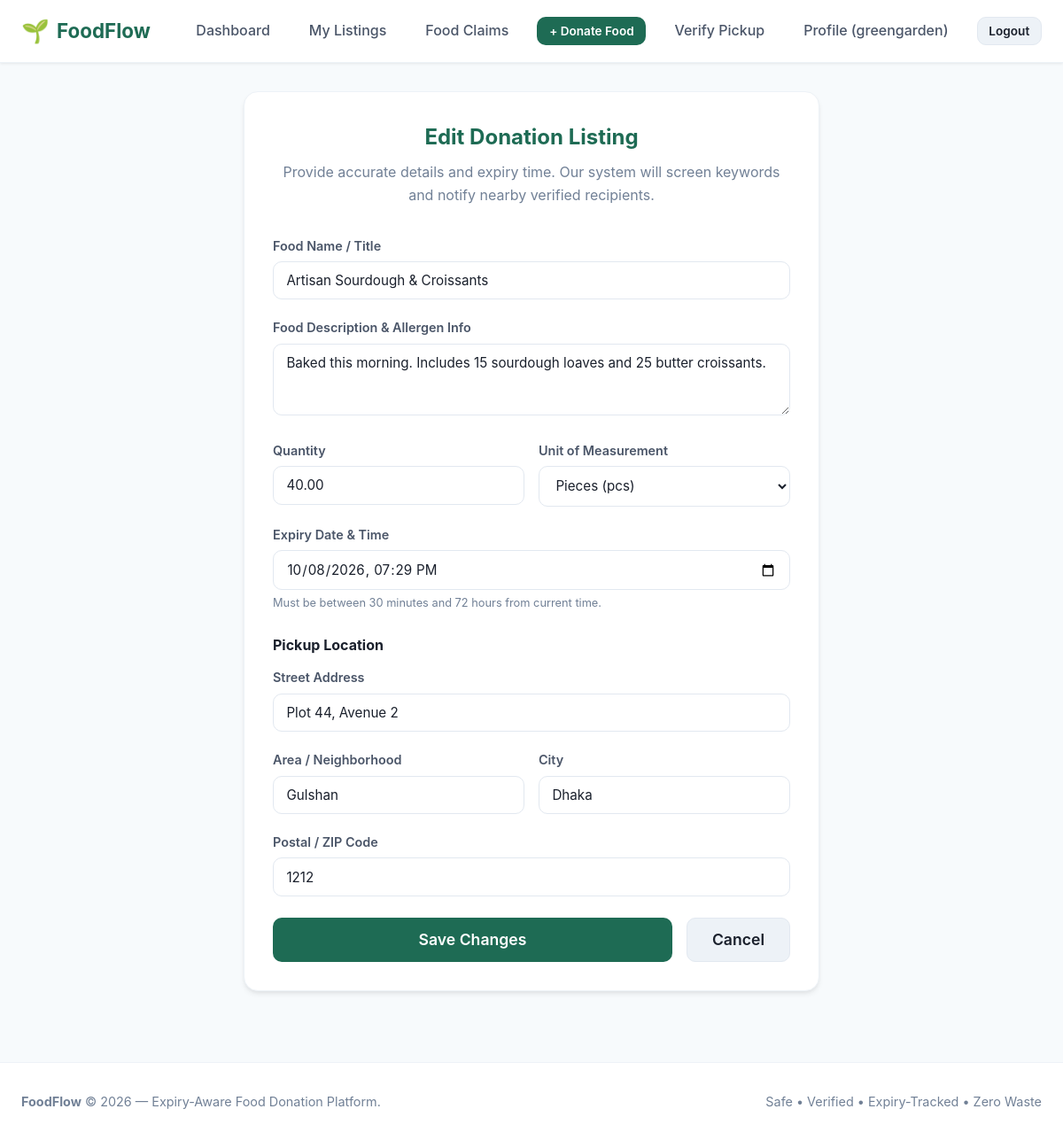
/donor/listings/2/edit/ (signed in), run on the app's committed database.
### accounts/models.py (models this page shows, shortened)
class User(AbstractUser):
    ROLE_DONOR = 'donor'
    ROLE_RECIPIENT = 'recipient'
    ROLE_CHOICES = [
        (ROLE_DONOR, 'Donor'),
        (ROLE_RECIPIENT, 'Recipient'),
    ]
    role = models.CharField(
        max_length=20,
        choices=ROLE_CHOICES,
        default=ROLE_RECIPIENT,
        help_text="Designates whether this user registers as a food Donor or Recipient."
    )
    phone = models.CharField(
        max_length=20,
        blank=True,
        null=True,
        help_text="Contact telephone number"
    )
    @property
    def is_donor(self):
        return self.role == self.ROLE_DONOR
    @property
    def is_recipient(self):
        return self.role == self.ROLE_RECIPIENT

### listings/models.py (models this page shows, shortened)
class FoodListing(models.Model):
    STATUS_AVAILABLE = 'available'
    STATUS_CLAIMED = 'claimed'
    STATUS_COMPLETED = 'completed'
    STATUS_EXPIRED = 'expired'
    STATUS_BLOCKED = 'blocked'
    STATUS_CHOICES = [
        (STATUS_AVAILABLE, 'Available'),
        (STATUS_CLAIMED, 'Claimed'),
        (STATUS_COMPLETED, 'Completed'),
        (STATUS_EXPIRED, 'Expired'),
        (STATUS_BLOCKED, 'Blocked'),
    ]
    donor = models.ForeignKey(
        'accounts.Donor',
        on_delete=models.CASCADE,
        related_name='listings'
    )
    location = models.ForeignKey(
        'locations.Location',
        on_delete=models.PROTECT,
        related_name='listings'
    )
    food_name = models.CharField(max_length=200, help_text="e.g. Cooked Rice & Curry, Fresh Apples, Bread Rolls")
    description = models.TextField(blank=True, null=True, help_text="Preparation details, ingredients, or dietary info")
    quantity = models.DecimalField(
        max_digits=8,
        decimal_places=2,
        validators=[MinValueValidator(Decimal('0.01'))],
        help_text="Total initial quantity"
    )
    unit = models.CharField(
        max_length=50,
        help_text="Units: portions, kg, boxes, packets, meals, litres"
    )
    expires_at = models.DateTimeField(
        db_index=True,
        help_text="Exact expiry deadline"
    )
    status = models.CharField(
        max_length=20,
        choices=STATUS_CHOICES,
        default=STATUS_AVAILABLE,
        db_index=True
    )
    created_at = models.DateTimeField(auto_now_add=True)
    updated_at = models.DateTimeField(auto_now=True)
    class Meta:
        verbose_name = "Food Listing"
        verbose_name_plural = "Food Listings"
        ordering = ['expires_at']

### locations/models.py (models this page shows, shortened)
class Location(models.Model):
    address = models.CharField(max_length=255, help_text="Street address or building details")
    area = models.CharField(max_length=100, db_index=True, help_text="Neighborhood or area name")
    city = models.CharField(max_length=100, db_index=True, help_text="City name")
    postal_code = models.CharField(max_length=20, blank=True, null=True, help_text="Postal / ZIP code")
    latitude = models.DecimalField(max_digits=9, decimal_places=6, null=True, blank=True)
    longitude = models.DecimalField(max_digits=9, decimal_places=6, null=True, blank=True)
    class Meta:
        verbose_name = "Location"
        verbose_name_plural = "Locations"
        indexes = [
            models.Index(fields=['area'], name='loc_area_idx'),
            models.Index(fields=['city'], name='loc_city_idx'),
        ]
        constraints = [
            models.UniqueConstraint(
                fields=['address', 'area', 'city', 'postal_code'],
                name='unique_location_address'
            )
        ]

### listings/views.py (the view)
# urls.py: path('donor/listings/<int:pk>/edit/', views.donor_listing_edit_view, name='donor_listing_edit'),
@login_required
@transaction.atomic
def donor_listing_edit_view(request, pk):
    if not request.user.is_donor:
        messages.error(request, "Access restricted to food donors.")
        return redirect('home')
    listing = get_object_or_404(
        FoodListing.objects.select_for_update(),
        pk=pk
    )
    if listing.donor.user != request.user and not request.user.is_staff:
        messages.error(request, "Unauthorized: You cannot edit someone else's listing.")
        return redirect('listings:donor_listings')
    if listing.status in [FoodListing.STATUS_COMPLETED, FoodListing.STATUS_EXPIRED]:
        messages.error(request, f"Cannot edit a listing that is {listing.get_status_display().lower()}.")
        return redirect('listings:donor_listing_detail', pk=listing.pk)
    if request.method == 'POST':
        form = FoodListingForm(request.POST, instance=listing)
        if form.is_valid():
            with transaction.atomic():
                location, _ = Location.objects.get_or_create(
                    address=form.cleaned_data['address'].strip(),
                    area=form.cleaned_data['area'].strip(),
                    city=form.cleaned_data['city'].strip(),
                    postal_code=form.cleaned_data.get('postal_code', '').strip() or None,
                )
                listing = form.save(commit=False)
                listing.location = location
                if listing.status in [
                    FoodListing.STATUS_AVAILABLE,
                    FoodListing.STATUS_CLAIMED,
                ]:
                    if listing.quantity_available > Decimal("0.00"):
                        listing.status = FoodListing.STATUS_AVAILABLE
                    elif listing.claims.filter(status="pending").exists():
                        listing.status = FoodListing.STATUS_CLAIMED
                    else:
                        listing.status = FoodListing.STATUS_COMPLETED
                listing.save()
                SafetyService.check_food_safety(listing)
                ExpiryService.update_expiry_tracker(listing)
                messages.success(request, f"Food listing '{listing.food_name}' updated successfully.")
                return redirect('listings:donor_listing_detail', pk=listing.pk)
        else:
            messages.error(request, "Please fix the errors below.")
    else:
        initial_data = {
            'address': listing.location.address,
            'area': listing.location.area,
            'city': listing.location.city,
            'postal_code': listing.location.postal_code or '',
            'expires_at': listing.expires_at.strftime('%Y-%m-%dT%H:%M')
        }
        form = FoodListingForm(instance=listing, initial=initial_data)
    return render(request, 'listings/listing_form.html', {'form': form, 'is_edit': True, 'listing': listing})

### listings/quantities.py (called while the page is built)
def normalize_unit(unit):
    key = str(unit or "").strip().lower()
    canonical = {value.lower(): value for value, label in UNIT_CHOICES if value}
    return ALIASES.get(key, canonical.get(key, key))

### notifications/views.py (called while the page is built)
def unread_notification_context(request):
    if request.user.is_authenticated and request.user.is_recipient and hasattr(request.user, 'recipient_profile'):
        count = Notification.objects.filter(recipient=request.user.recipient_profile, is_read=False).count()
        return {'unread_notifications_count': count}
    return {'unread_notifications_count': 0}

### templates/listings/listing_form.html (shortened to what this page needs)
{% extends 'base.html' %}
{% block content %}
<div class="form-card" style="max-width: 650px;">
    <h2 style="color: var(--green-700); margin-bottom: 0.5rem; text-align: center;">
        {% if is_edit %}Edit Donation Listing{% else %}Donate Surplus Food{% endif %}
    </h2>
    <p style="color: var(--grey-500); text-align: center; margin-bottom: 2rem;">
        Provide accurate details and expiry time. Our system will screen keywords and notify nearby verified recipients.
    </p>
    <form method="post" novalidate>
        <div class="form-group">
            <label class="form-label">Food Name / Title</label>
            {{ form.food_name }}
        </div>
        <div class="form-group">
            <label class="form-label">Food Description & Allergen Info</label>
            {{ form.description }}
        </div>
        <div class="form-row">
            <div class="form-group">
                <label class="form-label">Quantity</label>
                {{ form.quantity }}
            </div>
            <div class="form-group">
                <label class="form-label">Unit of Measurement</label>
                {{ form.unit }}
            </div>
        </div>
        <div class="form-group">
            <label class="form-label">Expiry Date & Time</label>
            {{ form.expires_at }}
            <p class="form-help">Must be between 30 minutes and 72 hours from current time.</p>
        </div>
        <h4 style="color: var(--ink); margin: 1.5rem 0 0.75rem;">Pickup Location</h4>
        <div class="form-group">
            <label class="form-label">Street Address</label>
            {{ form.address }}
        </div>
        <div class="form-row">
            <div class="form-group">
                <label class="form-label">Area / Neighborhood</label>
                {{ form.area }}
            </div>
            <div class="form-group">
                <label class="form-label">City</label>
                {{ form.city }}
            </div>
        </div>
        <div class="form-group">
            <label class="form-label">Postal / ZIP Code</label>
            {{ form.postal_code }}
        </div>
        <div style="display: flex; gap: 1rem; margin-top: 1.5rem;">
            <button type="submit" class="btn btn-primary btn-lg" style="flex: 1;">
                {% if is_edit %}Save Changes{% else %}Publish Donation Listing{% endif %}
            </button>
            {% if is_edit and listing %}
                <a href="{% url 'listings:donor_listing_detail' pk=listing.pk %}" class="btn btn-secondary btn-lg">Cancel</a>
            {% else %}
                <a href="{% url 'listings:donor_listings' %}" class="btn btn-secondary btn-lg">Cancel</a>
            {% endif %}
        </div>
    </form>
</div>
{% endblock %}

### templates/partials/navbar.html (shortened to what this page needs)
{% load static %}
<nav class="navbar">
    <div class="container navbar-container">
        <a href="{% url 'home' %}" class="brand">
            <span class="brand-icon">🌱</span>
            <span>FoodFlow</span>
        </a>
        <ul class="nav-links">
            {% if user.is_authenticated %}
            {% if user.is_donor %}
            <li><a href="{% url 'accounts:donor_dashboard' %}" class="nav-link">Dashboard</a></li>
            <li><a href="{% url 'listings:donor_listings' %}" class="nav-link">My Listings</a></li>
            <li><a href="{% url 'claims:my_claims' %}" class="nav-link">Food Claims</a></li>
            <li>
                {% if user.donor_profile.is_verified %}
                <a href="{% url 'listings:donor_listing_create' %}"
                   class="nav-link btn btn-primary btn-sm"
                   style="color: white;">
                    + Donate Food
                </a>
                {% endif %}
            </li>
            <li><a href="{% url 'claims:verify_pickup' %}" class="nav-link">Verify Pickup</a></li>
                {% endif %}
                <li><a href="{% url 'accounts:profile' %}" class="nav-link">Profile ({{ user.username }})</a></li>
                <li><a href="{% url 'accounts:logout' %}" class="nav-link btn btn-secondary btn-sm">Logout</a></li>
            {% endif %}
        </ul>
    </div>
</nav>

### static/css/styles.css (style rules this page uses)
:root { --green-700: #1E6B54; --green-600: #258568; --green-50: #EDF5F2; --amber-600: #B7791F; --amber-50: #FEFCF5; --red-600: #C53030; --red-50: #FFF5F5; --grey-500: #718096; --grey-100: #F7FAFC; --grey-200: #EDF2F7; --grey-300: #E2E8F0; --grey-700: #4A5568; --ink: #1A202C; --white: #FFFFFF; --container-max: 1200px; --radius-sm: 6px; --radius-md: 10px; --radius-lg: 16px; --shadow-sm: 0 1px 3px rgba(0,0,0,0.08); --shadow-md: 0 4px 6px -1px rgba(0,0,0,0.08), 0 2px 4px -1px rgba(0,0,0,0.04); --shadow-lg: 0 10px 15px -3px rgba(0,0,0,0.08), 0 4px 6px -2px rgba(0,0,0,0.04); --font-main: -apple-system, BlinkMacSystemFont, "Segoe UI", Roboto, Oxygen, Ubuntu, Cantarell, "Open Sans", "Helvetica Neue", sans-serif; }
*, *::before, *::after { box-sizing: border-box; margin: 0; padding: 0; }
body { font-family: var(--font-main); color: var(--ink); background-color: var(--grey-100); line-height: 1.6; min-height: 100vh; display: flex; flex-direction: column; }
a { color: var(--green-700); text-decoration: none; transition: color 0.2s ease; }
.container { width: 100%; max-width: var(--container-max); margin: 0 auto; padding: 0 1.5rem; }
.navbar { position: sticky; top: 0; z-index: 100; background-color: var(--white); border-bottom: 1px solid var(--grey-200); box-shadow: var(--shadow-sm); }
.navbar-container { display: flex; align-items: center; justify-content: space-between; height: 70px; }
.brand { display: flex; align-items: center; gap: 0.5rem; font-size: 1.4rem; font-weight: 700; color: var(--green-700); text-decoration: none; }
.brand-icon { font-size: 1.6rem; }
.nav-links { display: flex; align-items: center; list-style: none; gap: 1.25rem; }
.nav-link { font-weight: 500; color: var(--grey-700); padding: 0.5rem 0.75rem; border-radius: var(--radius-sm); transition: all 0.2s; text-decoration: none; position: relative; }
.btn { display: inline-flex; align-items: center; justify-content: center; gap: 0.5rem; padding: 0.65rem 1.25rem; font-size: 0.95rem; font-weight: 600; border-radius: var(--radius-md); border: 1px solid transparent; cursor: pointer; text-decoration: none; transition: all 0.2s ease; font-family: inherit; line-height: 1.2; }
.btn-primary { background-color: var(--green-700); color: var(--white); }
.btn-secondary { background-color: var(--grey-200); color: var(--ink); border-color: var(--grey-300); }
.btn-sm { padding: 0.4rem 0.8rem; font-size: 0.85rem; }
.btn-lg { padding: 0.85rem 1.75rem; font-size: 1.1rem; }
.form-card { background: var(--white); border-radius: var(--radius-lg); border: 1px solid var(--grey-200); box-shadow: var(--shadow-md); padding: 2rem; max-width: 650px; margin: 0 auto; }
.form-group { margin-bottom: 1.25rem; }
.form-label { display: block; font-weight: 600; font-size: 0.9rem; color: var(--grey-700); margin-bottom: 0.4rem; }
.form-input, .form-select, .form-textarea { width: 100%; padding: 0.7rem 0.9rem; font-size: 0.95rem; font-family: inherit; border: 1px solid var(--grey-300); border-radius: var(--radius-md); background-color: var(--white); color: var(--ink); transition: border-color 0.2s, box-shadow 0.2s; }
.form-help { font-size: 0.8rem; color: var(--grey-500); margin-top: 0.3rem; }
.form-row { display: grid; grid-template-columns: 1fr 1fr; gap: 1rem; }
#id_quantity { -moz-appearance: textfield; appearance: textfield; }
#id_quantity, #id_claimed_quantity { -moz-appearance: textfield; appearance: textfield; }

### data on the page
User: username "greengarden"
FoodListing: food_name "Artisan Sourdough & Croissants", description "Baked this morning. Includes 15 sourdough loaves and 25 butter croissants.", quantity "40.00", unit "Pieces (pcs)", expires_at "10/08/2026 19:29"
Location: address "Plot 44, Avenue 2", area "Gulshan", city "Dhaka", postal_code "1212"
